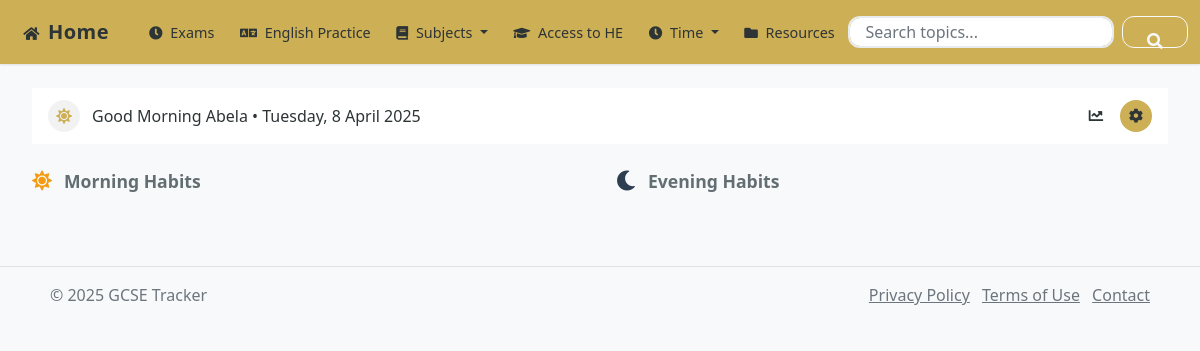
The page /pages/habits/index.php on the database as committed earlier.
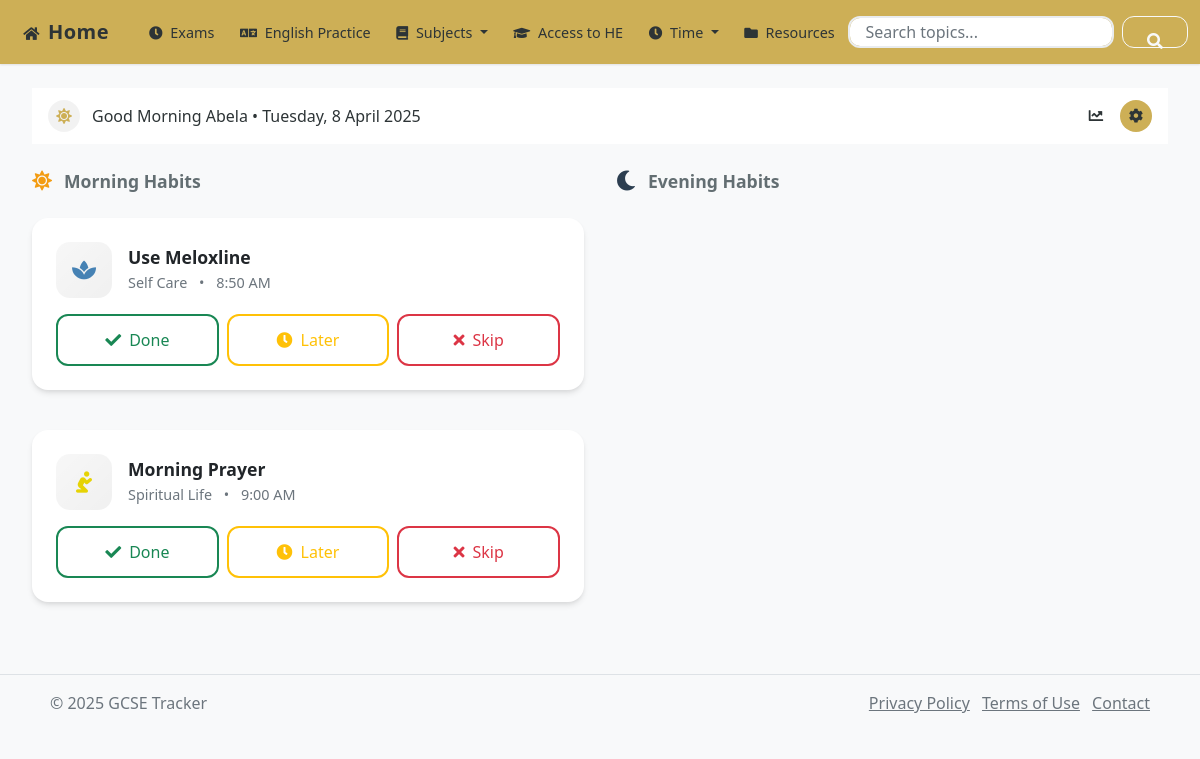
The same page on the database as committed later.
### tables this page shows
CREATE TABLE `habits` (
  `id` int(11) NOT NULL,
  `category_id` int(11) NOT NULL,
  `point_rule_id` int(11) NOT NULL,
  `name` varchar(255) NOT NULL,
  `description` text DEFAULT NULL,
  `icon` varchar(50) DEFAULT 'fas fa-check-circle' COMMENT 'Font Awesome icon class name',
  `target_time` time DEFAULT NULL,
  `current_points` int(11) DEFAULT 0,
  `total_completions` int(11) DEFAULT 0,
  `total_procrastinated` int(11) DEFAULT 0,
  `total_skips` int(11) DEFAULT 0,
  `current_streak` int(11) DEFAULT 0,
  `longest_streak` int(11) DEFAULT 0,
  `success_rate` decimal(5,2) DEFAULT 0.00,
  `is_active` tinyint(1) DEFAULT 1,
  `created_at` timestamp NOT NULL DEFAULT current_timestamp(),
  `updated_at` timestamp NOT NULL DEFAULT current_timestamp() ON UPDATE current_timestamp()
);

CREATE TABLE `habit_categories` (
  `id` int(11) NOT NULL,
  `name` varchar(50) NOT NULL,
  `description` text DEFAULT NULL,
  `color` varchar(7) DEFAULT '#6c757d',
  `icon` varchar(50) DEFAULT 'fas fa-folder' COMMENT 'Font Awesome icon class name',
  `display_order` int(11) DEFAULT 0,
  `created_at` timestamp NOT NULL DEFAULT current_timestamp()
);

### pages/habits/index.php (the view, shortened to what the changed rows need)
<?php
require_once '../../includes/header.php';
require_once '../../includes/db_connect.php';
$today = date('Y-m-d');
$habits_query = "SELECT h.*, hc.name as category_name, hc.color as category_color, hc.icon as category_icon,
                 hpr.name as point_rule_name, hpr.completion_points, hpr.procrastinated_points,
                 (SELECT status FROM habit_completions
                  WHERE habit_id = h.id AND completion_date = ?) as today_status,
                 (SELECT completion_time FROM habit_completions
                  WHERE habit_id = h.id AND completion_date = ?) as completion_time,
                 (SELECT points_earned FROM habit_completions
                  WHERE habit_id = h.id AND completion_date = ?) as today_points
                 FROM habits h
                 LEFT JOIN habit_categories hc ON h.category_id = hc.id
                 LEFT JOIN habit_point_rules hpr ON h.point_rule_id = hpr.id
                 WHERE h.is_active = 1
                 ORDER BY h.target_time";
$stmt = $conn->prepare($habits_query);
$stmt->bind_param("sss", $today, $today, $today);
$stmt->execute();
$habits_result = $stmt->get_result();
$morning_habits = [];
$evening_habits = [];
while ($habit = $habits_result->fetch_assoc()) {
    $time = strtotime($habit['target_time']);
    if ($time < strtotime('12:00:00')) {
        $morning_habits[] = $habit;
    } else {
        $evening_habits[] = $habit;
    }
}
?>
<div class="container-fluid">
    <div class="row g-4">
        <div class="col-lg-6">
            <div class="d-flex flex-column gap-3">
                <?php foreach ($morning_habits as $habit): ?>
                <div class="card border-0 <?php
                    if ($habit['today_status'] === 'completed') echo 'border-success border-2';
                    else if ($habit['today_status'] === 'procrastinated') echo 'border-warning border-2';
                    else if ($habit['today_status'] === 'skipped') echo 'border-danger border-2';
                ?>" data-habit-id="<?php echo $habit['id']; ?>">
                    <div class="card-body">
                        <div class="d-flex align-items-center gap-3 mb-3">
                            <div class="habit-icon" style="color: <?php echo $habit['category_color']; ?>">
                                <i class="<?php echo $habit['category_icon']; ?> fa-lg"></i>
                            </div>
                            <div class="flex-grow-1 min-width-0">
                                <h3 class="mb-1 text-truncate fw-bold" style="font-size: 1.1rem;">
                                    <?php echo htmlspecialchars($habit['name']); ?>
                                </h3>
                                <div class="text-muted text-truncate" style="font-size: 0.9rem;">
                                    <?php echo htmlspecialchars($habit['category_name']); ?>
                                    <span class="mx-2">•</span>
                                    <span class="fw-medium"><?php echo date('g:i A', strtotime($habit['target_time'])); ?></span>
                                </div>
                            </div>
                        </div>
                        <?php if ($habit['today_status']): ?>
                        <div class="d-flex align-items-center justify-content-between">
                            <div class="status-area">
                                <?php
                                $completion_time = $habit['completion_time'] ? date('g:i A', strtotime($habit['completion_time'])) : date('g:i A');
                                switch($habit['today_status']) {
                                    case 'completed':
                                        echo '<div class="status-message text-success d-flex align-items-center gap-2">
                                            <i class="fas fa-check-circle"></i>Completed at ' . $completion_time . '</div>';
                                        break;
                                    case 'procrastinated':
                                        echo '<div class="status-message text-warning d-flex align-items-center gap-2">
                                            <i class="fas fa-clock"></i>Procrastinated at ' . $completion_time . '</div>';
                                        break;
                                    case 'skipped':
                                        echo '<div class="status-message text-danger d-flex align-items-center gap-2">
                                            <i class="fas fa-times-circle"></i>Skipped at ' . $completion_time . '</div>';
                                        break;
                                }
                                ?>
                            </div>
                            <form method="POST" action="update_habit_status.php">
                                <input type="hidden" name="habit_id" value="<?php echo $habit['id']; ?>">
                                <input type="hidden" name="action" value="reset">
                                <button type="submit" class="btn btn-sm btn-outline-secondary d-flex align-items-center gap-2"
                                        title="Reset status">
                                    <i class="fas fa-undo"></i>
                                    <span class="d-none d-sm-inline">Reset</span>
                                </button>
                            </form>
                        </div>
                        <?php else: ?>
                        <div class="d-flex gap-2">
                            <form method="POST" action="update_habit_status.php" style="flex: 1;">
                                <button type="submit" class="btn w-100 d-flex align-items-center justify-content-center gap-2 btn-outline-success">
                                    <i class="fas fa-check"></i>
                                    <span class="d-none d-sm-inline">Done</span>
                                </button>
                            </form>
                            <form method="POST" action="update_habit_status.php" style="flex: 1;">
                                <button type="button" class="btn-later btn w-100 d-flex align-items-center justify-content-center gap-2 btn-outline-warning">
                                    <i class="fas fa-clock"></i>
                                    <span class="d-none d-sm-inline">Later</span>
                                </button>
                            </form>
                            <form method="POST" action="update_habit_status.php" style="flex: 1;">
                                <button type="button" class="btn-skip btn w-100 d-flex align-items-center justify-content-center gap-2 btn-outline-danger">
                                    <i class="fas fa-times"></i>
                                    <span class="d-none d-sm-inline">Skip</span>
                                </button>
                            </form>
                        </div>
                        <?php endif; ?>
                    </div>
                </div>
                <?php endforeach; ?>
            </div>
        </div>
    </div>
</div>
<?php require_once '../../includes/footer.php'; ?>

Rows that differ between the two databases and show on the page:
added habits: name "Use Meloxline", habit_categories.name "Self Care", target_time "8:50 AM"
added habits: name "Morning Prayer", habit_categories.name "Spiritual Life", target_time "9:00 AM"
